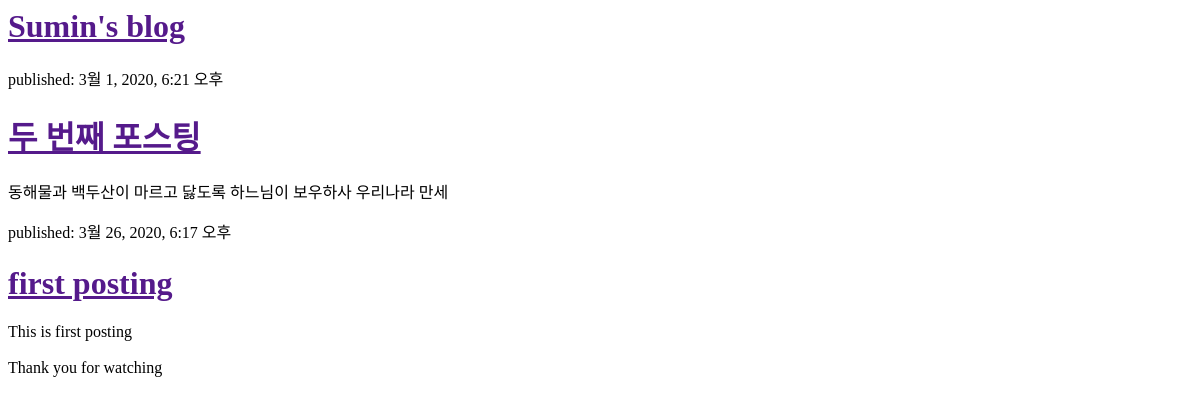
The app's page /, older data.
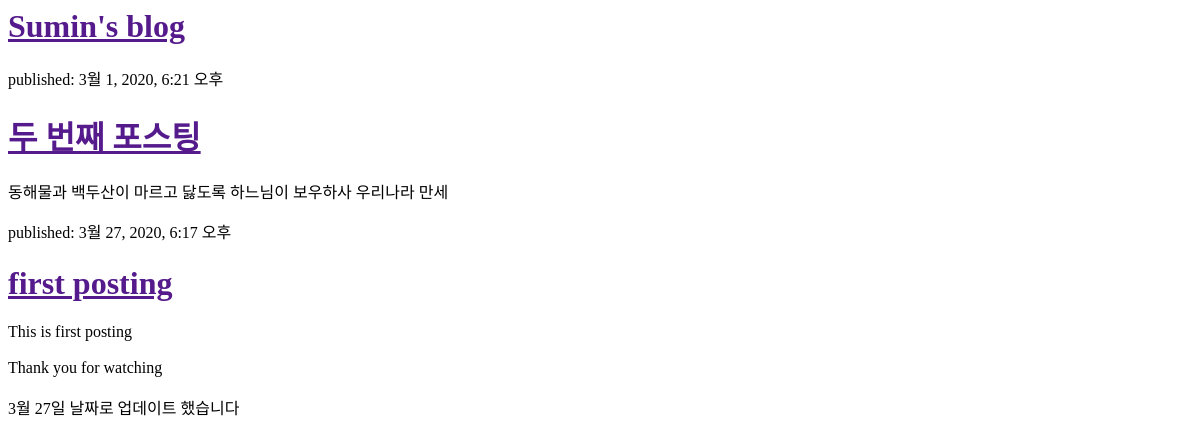
The same page, newer data.
### blog/models.py (models this page shows, shortened)
class Post(models.Model):
    author = models.ForeignKey(settings.AUTH_USER_MODEL, on_delete = models.CASCADE)
    title = models.CharField(max_length = 200)
    text = models.TextField()
    created_date = models.DateTimeField
    published_date = models.DateTimeField(blank = True, null = True)

### blog/views.py (the view)
# urls.py: path('', views.post_list, name = 'post_list'),
def post_list(request):
    posts = Post.objects.filter(published_date__lte=timezone.now()).order_by('published_date')
    return render(request, 'blog/post_list.html', {'posts': posts})

### blog/templates/blog/post_list.html (shortened to what this page needs)
<html>
    <head>
    </head>
    <body>
        <div>
            <h1><a href="">Sumin's blog</a></h1>
        </div>
        {% for post in posts %}
            <div>
                <p>published: {{ post.published_date }}</p>
                <h1><a href="">{{ post.title }}</a></h1>
                <p>{{ post.text|linebreaksbr }}</p>
            </div>
        {% endfor %}
    </body>
</html>

Row changes from the older to the newer data that the page shows:
changed Post "first posting": published_date "3월 26, 2020, 6:17 오후" → "3월 27, 2020, 6:17 오후"; text "This is first posting Thank you for watching" → "This is first posting Thank you for watching 3월 27일 날짜로 업데이트 했습니다"
